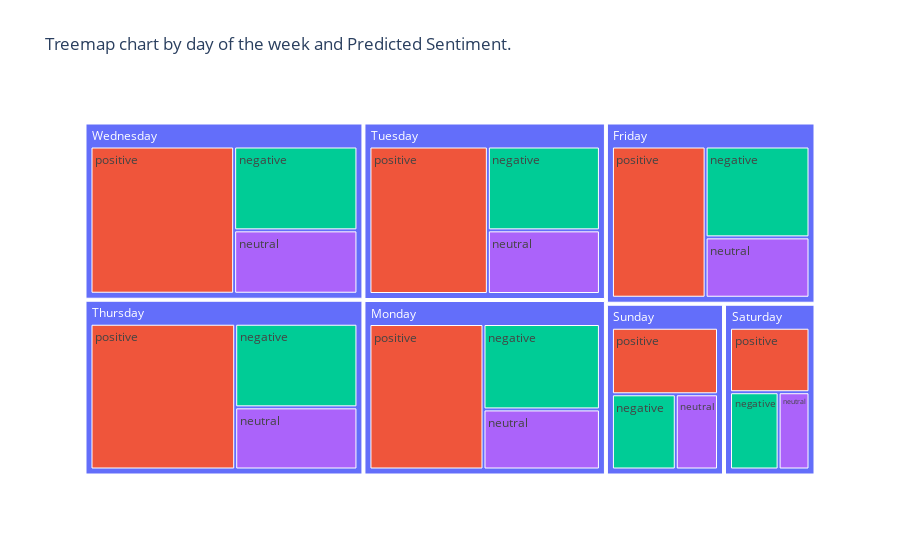

Write notebook code for a chart like this one.
### Code cell
# By Day of Week

fig = px.treemap(df, title='Treemap chart by day of the week and Predicted Sentiment.',
                 path=['day_of_week', 'Predicted_Sentiment'], color="Predicted_Sentiment", color_continuous_scale=px.colors.sequential.Sunsetdark)
fig.show()

### Figure 1 — Plotly figure (JSON) as saved in the notebook; plotly's stock layout.template omitted (floating-point values rounded to 4 significant figures)
{"data": [{"branchvalues": "total", "customdata": [["(?)"], ["positive"], ["negative"], ["negative"], ["neutral"], ["negative"], ["neutral"], ["neutral"], ["neutral"], ["negative"], ["positive"], ["(?)"], ["(?)"], ["(?)"], ["(?)"], ["positive"], ["positive"], ["positive"], ["neutral"], ["positive"], ["(?)"], ["neutral"], ["neutral"], ["negative"], ["negative"], ["negative"], ["positive"], ["(?)"]], "domain": {"x": [0, 1], "y": [0, 1]}, "hovertemplate": "labels=%{label}<br>count=%{value}<br>parent=%{parent}<br>id=%{id}<br>Predicted_Sentiment=%{customdata[0]}<extra></extra>", "ids": ["Thursday", "Monday/positive", "Sunday/negative", "Tuesday/negative", "Friday/neutral", "Friday/negative", "Tuesday/neutral", "Sunday/neutral", "Monday/neutral", "Saturday/negative", "Sunday/positive", "Monday", "Saturday", "Friday", "Sunday", "Wednesday/positive", "Tuesday/positive", "Thursday/positive", "Wednesday/neutral", "Friday/positive", "Tuesday", "Thursday/neutral", "Saturday/neutral", "Wednesday/negative", "Thursday/negative", "Monday/negative", "Saturday/positive", "Wednesday"], "labels": ["Thursday", "positive", "negative", "negative", "neutral", "negative", "neutral", "neutral", "neutral", "negative", "positive", "Monday", "Saturday", "Friday", "Sunday", "positive", "positive", "positive", "neutral", "positive", "Tuesday", "neutral", "neutral", "negative", "negative", "negative", "positive", "Wednesday"], "marker": {"colors": ["#636efa", "#EF553B", "#00cc96", "#00cc96", "#ab63fa", "#00cc96", "#ab63fa", "#ab63fa", "#ab63fa", "#00cc96", "#EF553B", "#636efa", "#636efa", "#636efa", "#636efa", "#EF553B", "#EF553B", "#EF553B", "#ab63fa", "#EF553B", "#636efa", "#ab63fa", "#ab63fa", "#00cc96", "#00cc96", "#00cc96", "#EF553B", "#636efa"]}, "name": "", "parents": ["", "Monday", "Sunday", "Tuesday", "Friday", "Friday", "Tuesday", "Sunday", "Monday", "Saturday", "Sunday", "", "", "", "", "Wednesday", "Tuesday", "Thursday", "Wednesday", "Friday", "", "Thursday", "Saturday", "Wednesday", "Thursday", "Monday", "Saturday", ""], "type": "treemap", "values": [1900, 816, 251, 461, 309, 465, 350, 166, 344, 203, 369, 1649, 609, 1472, 786, 1031, 857, 1030, 381, 698, 1668, 371, 129, 504, 499, 489, 277, 1916]}], "layout": {"legend": {"tracegroupgap": 0}, "title": {"text": "Treemap chart by day of the week and Predicted Sentiment."}}}
